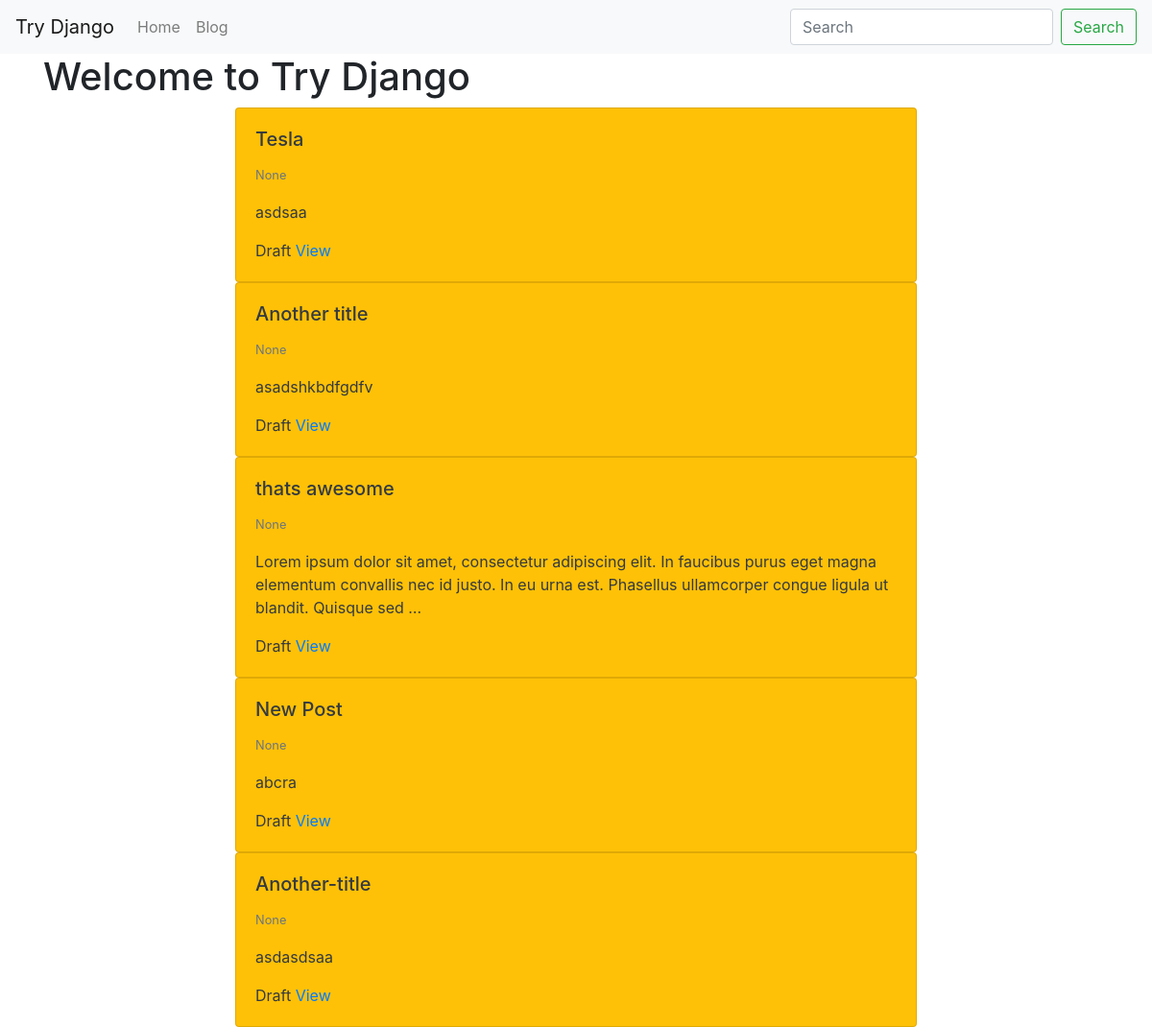
The app's page /, older data.
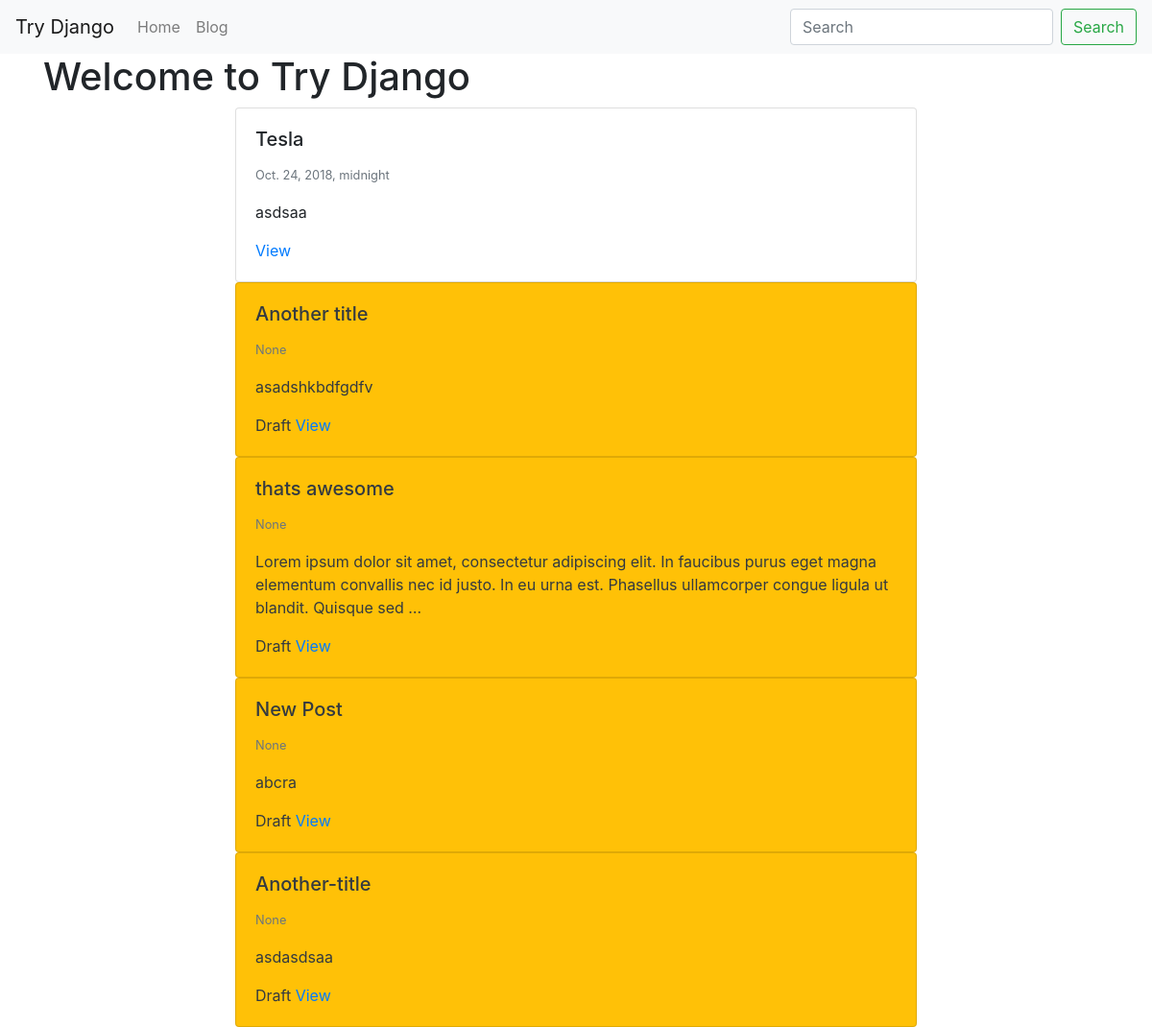
The same page, newer data.
### blog/models.py (models this page shows, shortened)
class BlogPost(models.Model): # blogpost_set -> queryset
    user    = models.ForeignKey(User, default=1, null=True, on_delete=models.SET_NULL)
    image   = models.ImageField(upload_to='image/', blank=True, null=True)
    title  = models.CharField(max_length=120)
    slug   = models.SlugField(unique=True) # hello world -> hello-world
    content  = models.TextField(null=True, blank=True)
    publish_date = models.DateTimeField(auto_now=False, auto_now_add=False, null=True, blank=True)
    timestamp = models.DateTimeField(auto_now_add=True)
    updated = models.DateTimeField(auto_now=True)
    objects = BlogPostManager()
    class Meta:
        ordering = ['-publish_date', '-updated', '-timestamp']
    def get_absolute_url(self):
        return f"/blog/{self.slug}"

### try_django/views.py (the view)
# urls.py: path('', home_page),
def home_page(request):
    my_title="Welcome to Try Django"
    qs = BlogPost.objects.all()[:5]
    context={"title":my_title,"blog_list":qs}
    return render(request, "home.html",context)

### blog/models.py (called while the page is built)
    def get_queryset(self):
        return BlogPostQuerySet(self.model, using=self._db)

### templates/home.html
{% extends "base.html" %}
{% block content %}
<h1>{{title}}</h1>
{% for a in blog_list %}
    {% include 'blog/list-inline.html' with blog_post=a  truncate=True detail=False %}
{% endfor %}
{% endblock %}

### templates/base.html (shortened to what this page needs)
<!doctype html>
<html lang="en">
<head>
  <link rel="stylesheet" href="https://stackpath.bootstrapcdn.com/bootstrap/4.4.1/css/bootstrap.min.css"
>
</head>
<body>
  {% include 'navbar.html' %}
  <div class="container">
    {% block content%}
    {% endblock %}
  </div>
</body>
</html>

### templates/navbar.html (shortened to what this page needs)
<nav class="navbar navbar-expand-lg navbar-light bg-light">
    <a class="navbar-brand" href="/">Try Django</a>
    <div class="collapse navbar-collapse" id="navbarSupportedContent">
      <ul class="navbar-nav mr-auto">
        <li class="nav-item">
          <a class="nav-link" href="/">Home</a>
        </li>
        <li class="nav-item">
          <a class="nav-link" href="/blog">Blog</a>
        </li>
      </ul>
      <form class="form-inline my-2 my-lg-0" action="/search/">
        <input class="form-control mr-sm-2" type="search" name="q" placeholder="Search" aria-label="Search">
        <button class="btn btn-outline-success my-2 my-sm-0" type="submit">Search</button>
      </form>
    </div>
  </nav>

### blog/templates/blog/list-inline.html (shortened to what this page needs)
<div class='col-12 col-md-8 mx-auto'>
    <div class="card {% if not blog_post.publish_date %} bg-warning text-dark {% endif %}">
        <div class="card-body">
            <h5 class="card-title">{{ blog_post.title }}</h5>
            <p class="card-text">
                <small class="text-muted">{{ blog_post.publish_date }}</small>
                {% if truncate %}
                {{ blog_post.content| linebreaks| truncatewords:30 }}
                {% else %}
                {{ blog_post.content| linebreaks }}
                {% endif %}
            </p>
            {% if not detail %}
                {% if not blog_post.publish_date %} Draft {% endif %}
                <a href="{{ blog_post.get_absolute_url }}">View</a>
            {% endif %}
        </div>
    </div>
</div>

Row changes from the older to the newer data that the page shows:
changed BlogPost "Tesla": publish_date "None" → "Oct. 24, 2018, midnight"; no longer shows "Draft"
